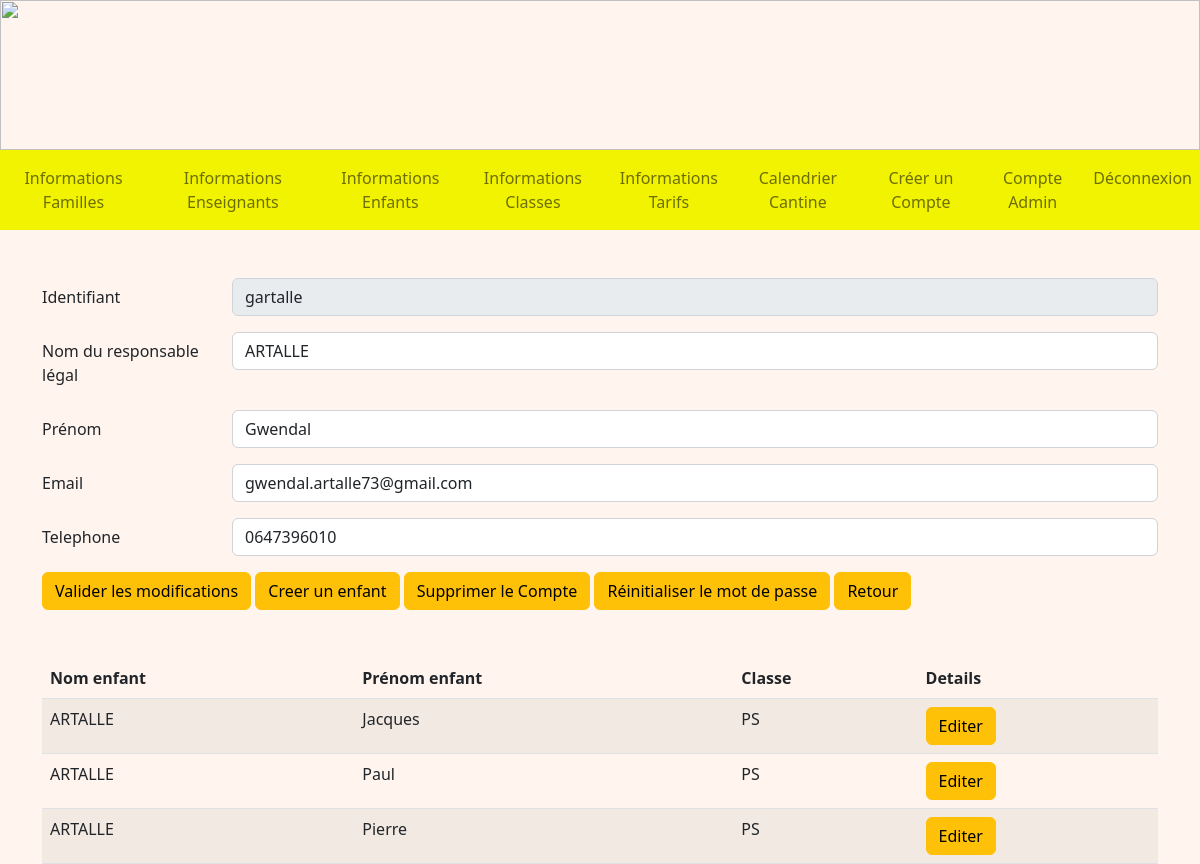
Page /detailsFamille/1 (signed in) on the earlier database version.
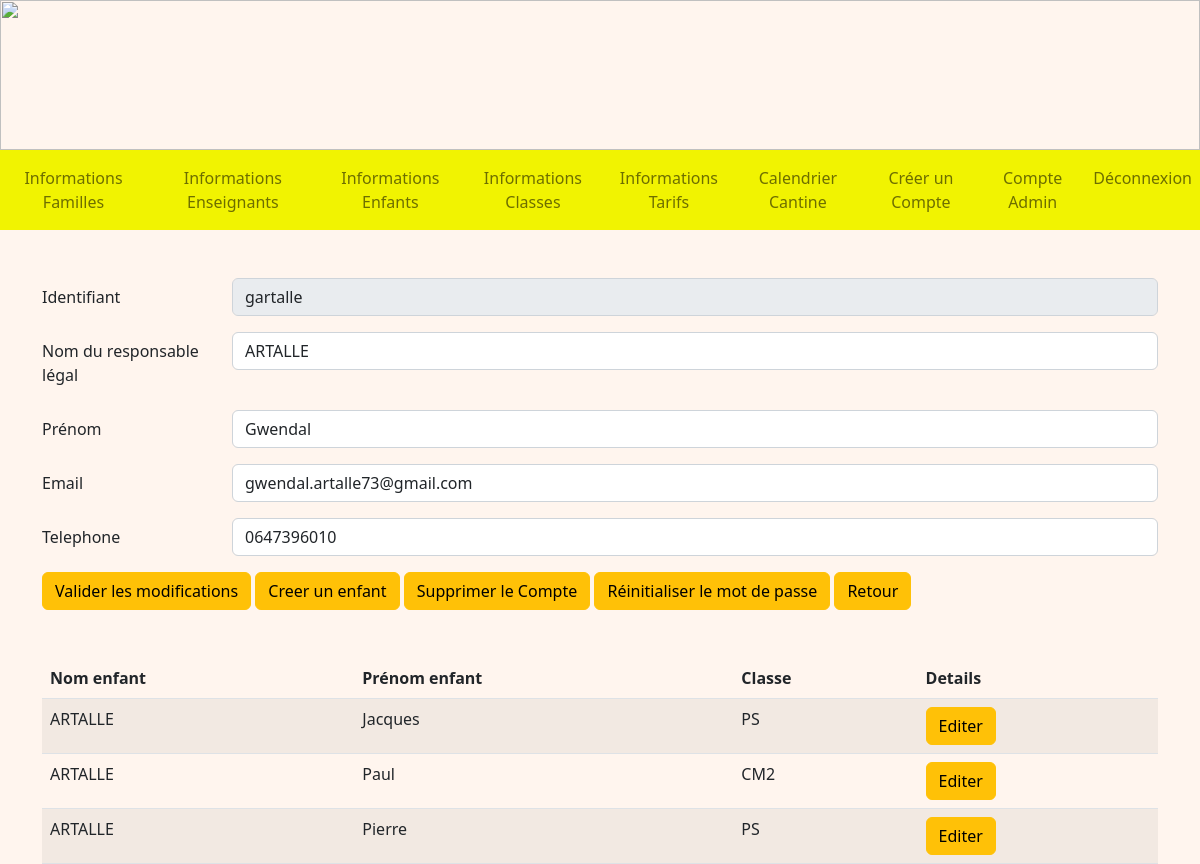
Same page on the later database version.
### tables this page shows
CREATE TABLE Enfant (
  code_enfant integer primary key autoincrement,
  nom_enfant TEXT NOT NULL,
  prenom_enfant TEXT NOT NULL,
  code_tarif integer NOT NULL,
  code_classe integer NOT NULL,
  code_representant integer NOT NULL,
  code_formule integer NOT NULL,
  FOREIGN KEY (code_tarif) REFERENCES Tarif(code_tarif),
  FOREIGN KEY (code_classe) REFERENCES Classe(code_classe),
  FOREIGN KEY (code_representant) REFERENCES Representant(code_representant)
  FOREIGN KEY (code_formule) REFERENCES Formule(code_formule)
);

CREATE TABLE Classe (
  code_classe integer primary key autoincrement,
  nom_classe TEXT NOT NULL,
  code_type integer NOT NULL,
  FOREIGN KEY(code_type) REFERENCES TypeDeClasse(code_type)
);

### admin.py (the view)
@app.route('/detailsFamille/<int:code_rep>', methods = ["POST", "GET"])
@login_required
def detailsFamille(code_rep):
    db = get_db()
    cur = db.cursor()
    user = cur.execute("SELECT type_compte FROM Compte WHERE identifiant = ?", (flask_login.current_user.name, )).fetchone()
    if user[0] == 'Admin':
        if request.method == "POST":
            cur.execute("UPDATE Representant SET nom_representant=?, prenom_representant = ?, telephone = ?, email = ? WHERE code_representant = ?",
            (request.form["surname"], request.form["name"], request.form["phone"], request.form["mail"], code_rep, ))
            db.commit()
        representant = cur.execute("SELECT R.*, C.mot_de_passe FROM Representant AS R INNER JOIN Compte AS C ON R.identifiant = C.identifiant WHERE R.code_representant = ?", (code_rep, )).fetchone()
        enfants = cur.execute("SELECT E.nom_enfant, E.prenom_enfant, C.nom_classe, E.code_enfant FROM Enfant AS E INNER JOIN Classe AS C ON E.code_classe = C.code_classe WHERE code_representant = ? ORDER BY E.nom_enfant, E.prenom_enfant" ,  (code_rep, )).fetchall()
        return render_template('A_detailsFamille.html', representant = representant, enfants = enfants)
    if user[0] == 'Enseignant':
        return redirect(url_for('accueilEnseignant'))
    return redirect(url_for('accueil'))

### main.py (called while the page is built)
@login_manager.user_loader
def load_user(user_id):
    db = get_db()
    cur = db.cursor()
    user = cur.execute('SELECT identifiant, mot_de_passe FROM Compte WHERE identifiant=?', (user_id, )).fetchone()
    return User(user[0], user[1])

def get_db():
    if 'db' not in g:
        g.db = sqlite3.connect(DATABASE)
    return g.db

@app.teardown_appcontext
def close_connection(exception):
    db = g.pop('db', None)
    if db is not None:
        db.close()

### templates/A_detailsFamille.html (shortened to what this page needs)
<!DOCTYPE html>
<html>
<head>
    {% extends "A_layout.html" %}
    {% block content %}
    <div class="container mt-5 mb-5">
        <form method="POST">
            <div class="row mb-3">
                <label for="id" class="col-sm-2 col-form-label">Identifiant</label>
                <div class="col-sm-10">
                    <input name="id" type="text" class="form-control" id="id" value="{{representant[(5)]}}" disabled>
                </div>
            </div>
            <div class="row mb-3">
                <label for="surname" class="col-sm-2 col-form-label">Nom du responsable légal</label>
                <div class="col-sm-10">
                    <input name="surname" type="name" class="form-control" id="surname" value="{{representant[1]}}"
                        required>
                </div>
            </div>
            <div class="row mb-3">
                <label for="name" class="col-sm-2 col-form-label">Prénom</label>
                <div class="col-sm-10">
                    <input name="name" type="name" class="form-control" id="name" value="{{representant[2]}}" required>
                </div>
            </div>
            <div class="row mb-3">
                <label for="mail" class="col-sm-2 col-form-label">Email</label>
                <div class="col-sm-10">
                    <input name="mail" type="email" class="form-control" id="mail" value="{{representant[4]}}">
                </div>
            </div>
            <div class="row mb-3">
                <label for="phone" class="col-sm-2 col-form-label">Telephone</label>
                <div class="col-sm-10">
                    <input name="phone" type="number" class="form-control" id="phone" value="{{representant[3]}}">
                </div>
            </div>
            <button type="submit" class="btn btn-warning">Valider les modifications</button>
            <a href="/ajouterEnfant/{{ representant[0] }}" class="btn btn-warning">Creer un enfant</a>
            <a href="/suppressionR/{{ representant[0] }}" class="btn btn-warning"
                onclick="if (confirm('Voulez-vous vraiment supprimer ce compte ?')) commentDelete(1); return false">Supprimer
                le Compte</a>
            <a href="/modifMDPR/{{ representant[0] }}" class="btn btn-warning"
                onclick="if (confirm('Voulez-vous vraiment reinitialiser le mot de passe ?')) commentDelete(1); return false">Réinitialiser
                le mot de
                passe</a>
            <a href="/infosFamilles" class="btn btn-warning">Retour</a>
        </form>
    </div>
    {% if enfants%}
    <div class="container mt-5 mb-5">
        <table class="table table-striped">
            <thead>
                <tr>
                    <div class="container mt-5 mb-5">
                        <th scope="col">Nom enfant</th>
                        <th scope="col">Prénom enfant</th>
                        <th scope="col">Classe</th>
                        <th scope="col">Details</th>
                </tr>
            </thead>
            <tbody>
                {% for enfant in enfants %}
                <tr>
                    <div class="container mt-5 mb-5">
                        <td>{{ enfant[0] }}</td>
                        <td>{{ enfant[1] }}</td>
                        <td>{{ enfant[2] }}</td>
                        <td>
                            <a href="/detailsEnfant/{{ enfant[3] }}" class="btn btn-warning">Editer</a>
                        </td>
                </tr>
                {% endfor %}
            </tbody>
        </table>
    </div>
    {% endif %}
    {% endblock %}

Differences in the rows shown:
changed Enfant "Paul": nom_classe "PS" → "CM2"
